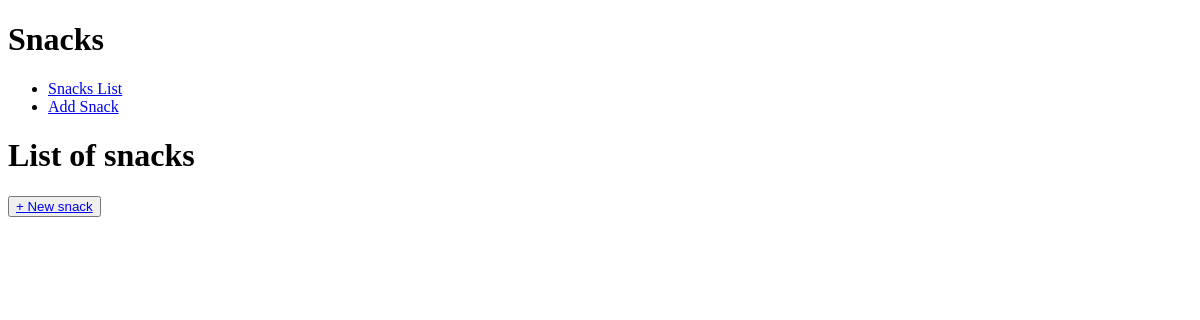
Before: / with the older database file.
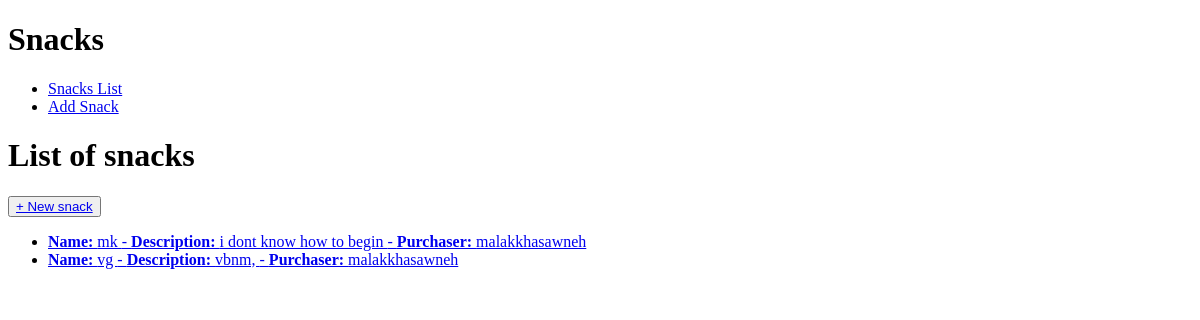
After: the same page with the newer database file.
### snacks/models.py (models this page shows, shortened)
class Snack(models.Model):
    title = models.CharField(max_length=255)
    purchaser = models.ForeignKey(get_user_model(),on_delete=models.CASCADE)
    description = models.CharField(max_length=511)

### snacks/views.py (the view)
# urls.py: path('',SnackListView.as_view(),name='snack_list'),
class SnackListView(ListView):
    template_name='snack_list.html'
    model=Snack

### templates/snack_list.html (shortened to what this page needs)
{% extends 'base.html' %}
{% block content %}
<h1>List of snacks</h1>
<button><a  href="{% url 'snack_create' %}"> + New snack</a></button>
<div>
<ul>
  {% for snack in object_list %}
  <li>
    <a href="{% url 'snack_detail' snack.pk %}">
        <b>Name: </b>{{snack.title}} -
        <b>Description: </b> {{snack.description}} -
        <b>Purchaser: </b> {{snack.purchaser}}
    </a>
  </li>
  {% endfor %}
</ul>
</div>
{% endblock content %}

### templates/base.html (shortened to what this page needs)
<!DOCTYPE html>
<html lang="en">
<head>
</head>
<body>
    <h1>Snacks</h1>
    <nav>
        <ul>
            <li><a href="{% url 'snack_list' %}">Snacks List</a></li>
            <li><a href="{% url 'snack_create' %}"> Add Snack</a></li>
        </ul>
    </nav>
    {% block content %}
    {% endblock content %}
</body>
</html>

Changed rows visible on the page:
added Snack: title "mk", description "i dont know how to begin", purchaser "malakkhasawneh"
added Snack: title "vg", description "vbnm,", purchaser "malakkhasawneh"
